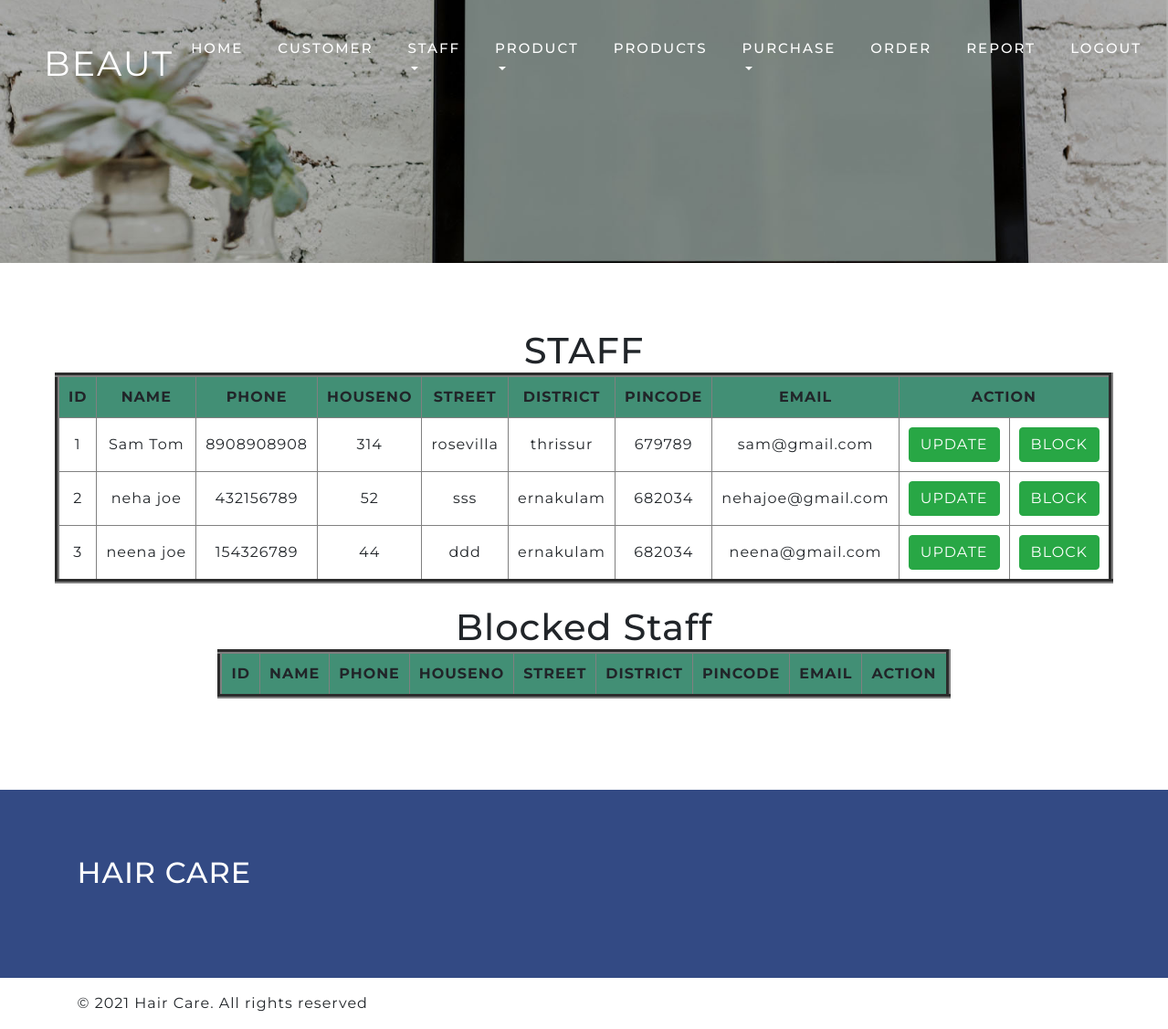
The page /admin/adminviewstaff.php on the database its author committed.
### tables this page shows
CREATE TABLE IF NOT EXISTS `tbl_staff` (
  `sid` int(11) NOT NULL AUTO_INCREMENT,
  `fname` varchar(50) NOT NULL,
  `lname` varchar(30) NOT NULL,
  `phone` varchar(50) NOT NULL,
  `houseno` int(11) NOT NULL,
  `street` varchar(30) NOT NULL,
  `district` varchar(30) NOT NULL,
  `pincode` int(11) NOT NULL,
  `email` varchar(50) NOT NULL,
  `status` varchar(50) NOT NULL,
  PRIMARY KEY (`sid`)
);

### admin/adminviewstaff.php (the view, shortened to what this page needs)
<?php
include 'adminbase.php';
?>
<BR><BR><BR>
<?php
    include '../connection.php';
    $qry = mysqli_query($conn,"select * from tbl_staff where status='1'");
    if (mysqli_fetch_array($qry) > 0) {
    ?>
     <h1 style="text-align:center"> STAFF</h1>
<table border='5' align="center" cellspacing="5" id="customers">
    <th> ID    </th>
    <th> NAME    </th>
    <th> PHONE </th>
    <th> HOUSENO </th>
    <th> STREET </th>
    <th> DISTRICT </th>
    <th> PINCODE </th>
    <th> EMAIL </th>
<th colspan="2">ACTION</th>
<?php
    $qry = mysqli_query($conn,"select * from tbl_staff where status='1'");
    while ($row = mysqli_fetch_array($qry)) {
        echo '<tr><td>' . $row['sid'] . '</td><td>' . $row['fname'] . ' ' . $row['lname'] . '</td><td>' . $row['phone'] . '</td><td>' . $row['houseno'] . '</td><td>' . $row['street'] . '</td><td>' . $row['district'] . '</td><td>' . $row['pincode'] . '</td><td>' . $row['email'] . '</td><td><a href="adminupdatestaff.php?id=' . $row['sid'] . '" class="btn btn-success">UPDATE</a></td><td><a href="deletestaff.php?id=' . $row['sid'] . '" class="btn btn-success">BLOCK</a></td></tr>';
    }
    } else {
        ?>
        <img src="../images/no_data_found.png" width="30%" height="30%" >
        <?php
    }
    ?>
</table>
<br>
<h1 style="text-align:center">Blocked Staff</h1>
<table border='5' align="center" cellspacing="5" id="customers">
    <th> ID    </th>
    <th> NAME    </th>
    <th> PHONE </th>
    <th> HOUSENO </th>
    <th> STREET </th>
    <th> DISTRICT </th>
    <th> PINCODE </th>
    <th> EMAIL </th>
<th colspan="2">ACTION</th>
</table>
<?php
include '../footer.php';
?>

### web/css/style.css (style rules this page uses)
html, body { padding: 0; margin: 0; background: #fff; letter-spacing: 1px; font-family: 'Montserrat', sans-serif; }
body a { outline: none; transition: 0.5s all; -webkit-transition: 0.5s all; -moz-transition: 0.5s all; -o-transition: 0.5s all; -ms-transition: 0.5s all; text-decoration: none; }
h1, h2, h3, h4, h5, h6 { margin: 0; padding: 0; font-family: 'Montserrat', sans-serif; letter-spacing: 1px; }
a { color: #fff; text-decoration: none; }

### admin/adminviewstaff.php (style rules this page uses)
th { background-color:rgb(66, 143, 117); }
th,td { padding:10px; text-align:center; }

### rows shown on the page
tbl_staff: sid "1", fname "Sam", lname "Tom", phone "8908908908", houseno "314", street "rosevilla", district "thrissur", pincode "679789", email "sam@gmail.com"
tbl_staff: sid "2", fname "neha", lname "joe", phone "432156789", houseno "52", street "sss", district "ernakulam", pincode "682034", email "nehajoe@gmail.com"
tbl_staff: sid "3", fname "neena", lname "joe", phone "154326789", houseno "44", street "ddd", district "ernakulam", pincode "682034", email "neena@gmail.com"
